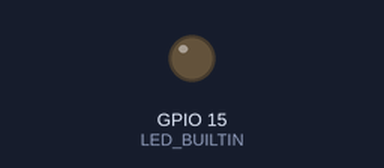
Simulated run of this program. Board: ESP32. Parts: output pins drawn as LEDs (lit = HIGH). WiFi joins after 1.5 s; servers stay silent unless stated; what the program prints to the serial monitor is not drawn.

Above: at 2.1 s.
At 46.8 s:
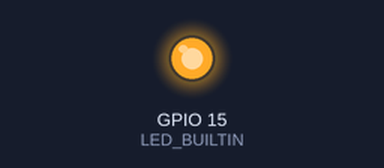
Timing chart, 0 to 93.1 s (numbered marks = the images above):
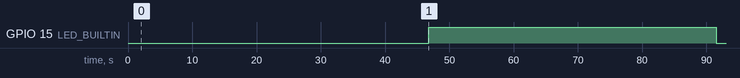

The program:

main.cpp
```cpp
#include "Arduino.h"
#include <SPI.h>
#include <Ethernet.h>

/**
 * 改动： Server.h => virtual void begin() = 0;
 */

#define LED         15
#define KEY         0

#define W5500_SCLK  18
#define W5500_MISO  19
#define W5500_MOSI  23
#define W5500_CS    5
#define W5500_RST   0  // BOOT按键

#define LED_BUILTIN LED

IPAddress      ip(192, 168, 137, 10);  // 192.168.137.10
EthernetServer server(80);
byte           mac[]            = {0xDE, 0xAD, 0xBE, 0xEF, 0xFE, 0xED};
boolean        alreadyConnected = false;  // whether or not the client was connected previously
uint16_t       xi               = 0;

void setup()
{
    Ethernet.init(SS);
    Serial.begin(115200);
    while (!Serial)
    {
        ;  // wait for serial port to connect. Needed for Leonardo only
    }
    delay(2000);
    Serial.println("COM0 setup OK!");

    pinMode(LED_BUILTIN, OUTPUT);
    Serial.println("LED_BUILTIN = " + String(LED_BUILTIN));
    Serial.println("SCK  = " + String(SCK));
    Serial.println("MISO = " + String(MISO));
    Serial.println("MOSI = " + String(MOSI));
    Serial.println("SS   = " + String(SS));

    Ethernet.begin(mac, ip);
    // start the server
    auto hwStatus = Ethernet.hardwareStatus();
    switch (hwStatus)
    {
        case EthernetNoHardware:
            Serial.println("No Ethernet hardware");
            break;
        case EthernetW5100:
            Serial.println("Ethernet W5100 installed");
            break;
        case EthernetW5200:
            Serial.println("Ethernet W5200 installed");
            break;
        case EthernetW5500:
            Serial.println("Ethernet W5500 installed");
            break;
    }

    auto link = Ethernet.linkStatus();
    Serial.print("Link status: ");
    switch (link)
    {
        case Unknown:
            Serial.println("Unknown");
            break;
        case LinkON:
            Serial.println("ON");
            break;
        case LinkOFF:
            Serial.println("OFF");
            break;
    }

    server.begin();
    Serial.print("server start at IP address:  ");
    Serial.println(Ethernet.localIP());
}

void loop()
{
    // wait for a new client:
    EthernetClient client = server.available();
    xi++;
    if (xi > 40000)
    {
        xi = 0;
        digitalWrite(LED_BUILTIN, !digitalRead(LED_BUILTIN));
    }
    // when the client sends the first byte, say hello:
    if (client)
    {
        if (!alreadyConnected)
        {
            // clear out the input buffer:
            client.flush();
            Serial.println("We have a new client");
            client.println("Hello, client!");
            alreadyConnected = true;
        }
        if (client.available() > 0)
        {
            // read the bytes incoming from the client:
            char thisChar = client.read();
            // echo the bytes back to the client:
            server.write(thisChar);
            // echo the bytes to the server as well:
            Serial.write(thisChar);
        }
    }
}
```

Measured:
- by itself, GPIO 15 (LED_BUILTIN): LOW → HIGH at 46.8 s, → LOW 44.8 s later
